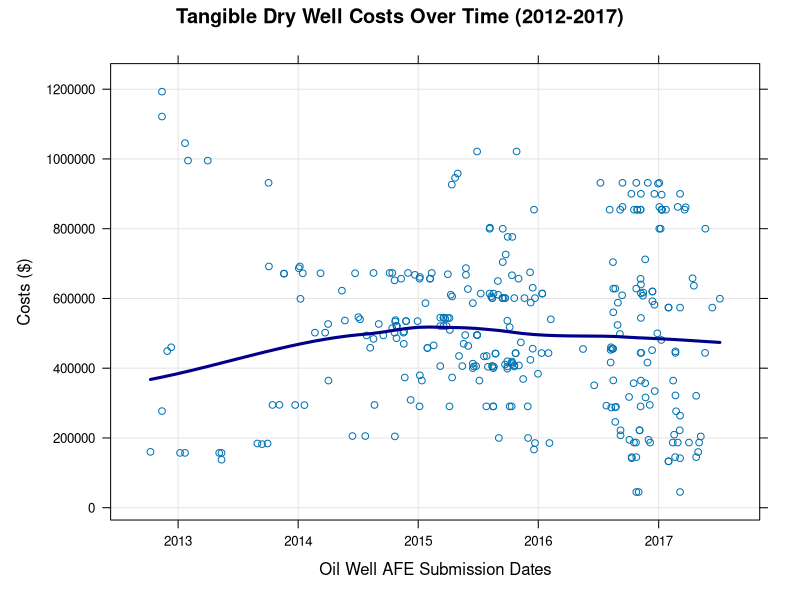

Reproduce this figure in R.
library(lattice)
Data <- read.csv("afes.csv", header=TRUE)
str(Data)
Data$ProductDates <- as.POSIXct(strptime(Data$ProductDates,"%d-%B-%Y"))
regmodel <- lm(TangibleDryWell ~ ProductDates, data=Data)
xyplot(TangibleDryWell ~ ProductDates, data = Data[order(Data$ProductDates),],
       xlab = "Oil Well AFE Submission Dates",
       ylab = "Costs ($)",
       main = "Tangible Dry Well Costs Over Time (2012-2017)",
       grid = TRUE,
       type = c("p", "smooth"), col.line = "darkblue", lwd = 3
)